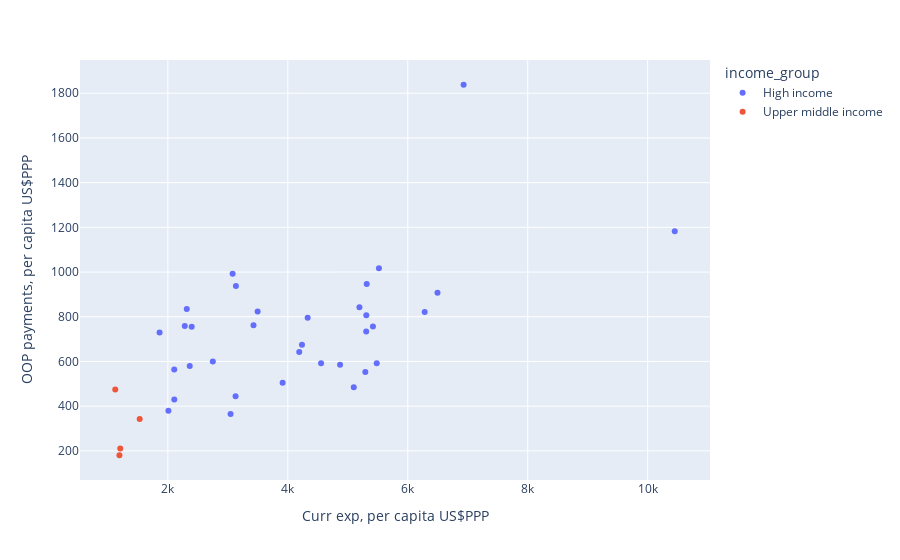

This figure's notebook cell:
### Code cell
# Created scatterplot with fig1_2018
px.scatter(fig1_2018_v2, x='Curr exp, per capita US$PPP', y='OOP payments, per capita US$PPP', color='income_group')

### Figure 1 — Plotly figure (JSON) as saved in the notebook; plotly's stock layout.template omitted (floating-point values rounded to 4 significant figures)
{"data": [{"hovertemplate": "income_group=High income<br>Curr exp, per capita US$PPP=%{x}<br>OOP payments, per capita US$PPP=%{y}<extra></extra>", "legendgroup": "High income", "marker": {"color": "#636efa", "symbol": "circle"}, "mode": "markers", "name": "High income", "orientation": "v", "showlegend": true, "type": "scatter", "x": [5194.0, 5519.0, 5315.0, 5308.0, 2281.0, 3129.0, 5307.0, 2364.0, 4330.0, 5099.0, 6282.0, 2315.0, 2106.0, 4236.0, 4871.0, 2749.0, 3496.0, 4554.0, 3079.0, 1861.0, 2397.0, 5292.0, 5482.0, 3913.0, 6495.0, 2107.0, 3134.0, 2009.0, 3045.0, 3427.0, 5419.0, 6931.0, 4190.0, 10450.0], "xaxis": "x", "y": [842.6, 1017.0, 946.9, 807.1, 758.4, 443.8, 733.6, 579.5, 795.5, 484.8, 820.9, 835.1, 564.4, 675.0, 585.6, 600.3, 823.3, 591.8, 992.7, 729.1, 755.4, 552.3, 591.6, 505.2, 907.3, 430.2, 937.6, 379.9, 364.9, 762.4, 756.5, 1838.0, 641.9, 1183.0], "yaxis": "y"}, {"hovertemplate": "income_group=Upper middle income<br>Curr exp, per capita US$PPP=%{x}<br>OOP payments, per capita US$PPP=%{y}<extra></extra>", "legendgroup": "Upper middle income", "marker": {"color": "#EF553B", "symbol": "circle"}, "mode": "markers", "name": "Upper middle income", "orientation": "v", "showlegend": true, "type": "scatter", "x": [1192.0, 1530.0, 1122.0, 1205.0], "xaxis": "x", "y": [180.3, 342.9, 474.8, 210.8], "yaxis": "y"}], "layout": {"legend": {"title": {"text": "income_group"}, "tracegroupgap": 0}, "margin": {"t": 60}, "xaxis": {"anchor": "y", "domain": [0, 1], "title": {"text": "Curr exp, per capita US$PPP"}}, "yaxis": {"anchor": "x", "domain": [0, 1], "title": {"text": "OOP payments, per capita US$PPP"}}}}
